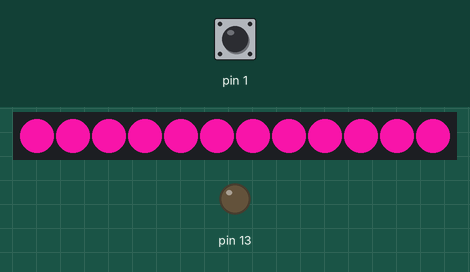
Recording of a sketch running on a simulated Arduino Uno, built with avr-gcc and run on an emulated ATmega328P. Parts: 12 RGB LEDs in strip order, left to right, output pins drawn as LEDs (lit = HIGH). The inputs (shaded band) are chosen by the test bench; at power-on: pin 1 LOW. Dim RGB values are drawn brighter than linear; random numbers use the default seed unless the sketch sets one.

Above: at 2.4 s.
2.5 s: pin 1 driven HIGH
At 4.1 s:
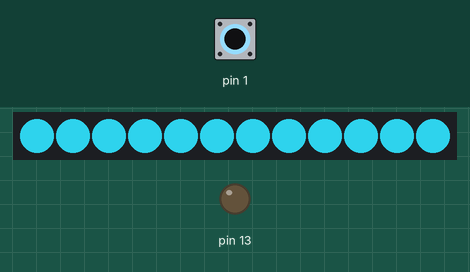
4.3 s: pin 1 pulsed LOW 2 times (0.12 s each, 0.3 s apart)
At 6.2 s:
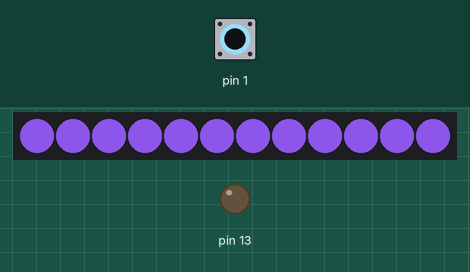
6.4 s: pin 1 pulsed LOW 5 times (0.12 s each, 0.3 s apart)
At 8.5 s:
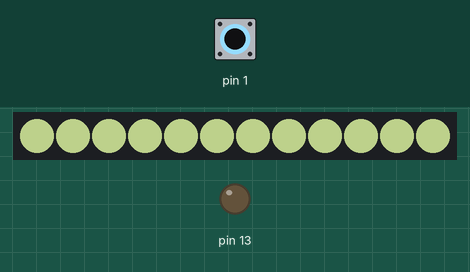
Timing chart, 0 to 10.0 s (numbered marks = the images above; inputs shaded):
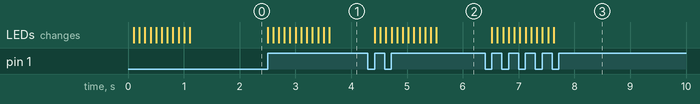

The sketch:

03_Neopixel_with_a_button.ino
```cpp
#include <Adafruit_NeoPixel.h>

#define PIN 2	 // input pin Neopixel is attached to

#define NUMPIXELS      12 // number of neopixels in Ring

Adafruit_NeoPixel pixels = Adafruit_NeoPixel(NUMPIXELS, PIN, NEO_GRB + NEO_KHZ800);

int delayval = 100; // timing delay

int redColor = 0;
int greenColor = 0;
int blueColor = 0;

int buttonState = 0;

int lastButtonState = 0;

int buttonPushCounter = 0;

void setup() {
  pixels.begin(); // Initializes the NeoPixel library.
  pinMode(13,OUTPUT);
  pinMode(1, INPUT);
  setColor();
  for(int i=0;i<NUMPIXELS;i++){
    pixels.setPixelColor(i, pixels.Color(redColor, greenColor, blueColor)); // Moderately bright green color.
    pixels.show(); // This sends the updated pixel color to the hardware.
    delay(delayval); // Delay for a period of time (in milliseconds).
  }
}

void loop() {
  buttonState = digitalRead(1);

  if (buttonState != lastButtonState) {
    if (buttonState == HIGH) {
      buttonPushCounter += 1;
	  setColor();

	  for(int i=0;i<NUMPIXELS;i++){
	    pixels.setPixelColor(i, pixels.Color(redColor, greenColor, blueColor)); // Moderately bright green color.
	    pixels.show(); // This sends the updated pixel color to the hardware.
	    delay(delayval); // Delay for a period of time (in milliseconds).
  	  }
    } else {
    }
    delay(5); // Wait for 5 millisecond(s)
  }
  lastButtonState = buttonState;
}

void setColor(){
  redColor = random(0, 255);
  greenColor = random(0,255);
  blueColor = random(0, 255);
}
```

Measured:
- after the input at 2.5 s, the LEDs: first change at once (image 1 shows a later state)
- after the input at 4.3 s, the LEDs: first change after 0.12 s (image 2 shows a later state)
- after the input at 6.4 s, the LEDs: first change after 0.12 s (image 3 shows a later state)
